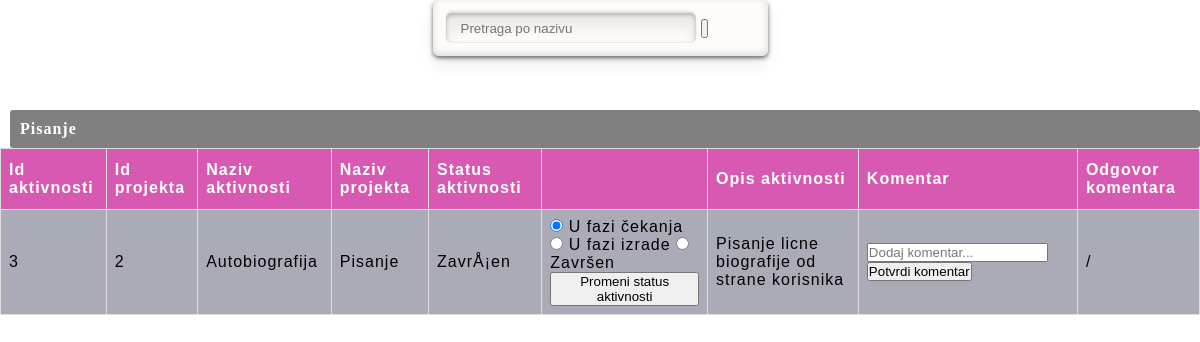
Page /zaposleni.php?pretraga=Pisanje on the committed database.
### tables this page shows
CREATE TABLE IF NOT EXISTS `projekat` (
  `idProjekta` int(5) NOT NULL AUTO_INCREMENT,
  `nazivProjekta` text NOT NULL,
  `lokacija` text NOT NULL,
  `sprema` text NOT NULL,
  `opis` text NOT NULL,
  `pogodnosti` text NOT NULL,
  `rok` text NOT NULL,
  `status` varchar(50) NOT NULL,
  PRIMARY KEY (`idProjekta`)
);

CREATE TABLE IF NOT EXISTS `delegirano` (
  `idAktivnosti` int(50) NOT NULL,
  `idKorisnika` int(50) NOT NULL,
  PRIMARY KEY (`idAktivnosti`)
);

CREATE TABLE IF NOT EXISTS `aktivnosti` (
  `idAktivnosti` int(5) NOT NULL,
  `idProjekta` int(5) NOT NULL,
  `nazivAktivnosti` text NOT NULL,
  `opisAktivnosti` text NOT NULL,
  `statusAktivnosti` text NOT NULL,
  `komentar` text NOT NULL,
  `odgovorKomentara` text NOT NULL,
  PRIMARY KEY (`idAktivnosti`)
);

### zaposleni.php (the view, shortened to what this page needs)
<!DOCTYPE html>
<html>
    <head>
        <link rel="stylesheet" href="style.css"/>
        </head>
    <body>
    <div class="search-container">
                    <form class="searchbox" action="/zaposleni.php">
                      <input type="search" placeholder="Pretraga po nazivu" name = "pretraga">
                      <button id = "dugme" type="submit" value="search">&nbsp;</button>
                    </form>
                  </div>
      <br>
      <br>
     <br>
     <table id="tabela">
    <?php
         $conn = konekcija();
         if(isset($_GET["pretraga"])){
            $pretraga=$_GET["pretraga"];
            $sql="SELECT * FROM projekat JOIN aktivnosti ON projekat.idProjekta =aktivnosti.idProjekta JOIN delegirano ON aktivnosti.idAktivnosti = delegirano.idAktivnosti WHERE delegirano.idKorisnika ='6' AND projekat.nazivProjekta = '$pretraga'";
          }
          else{
           $sql="SELECT * FROM projekat JOIN aktivnosti ON projekat.idProjekta =aktivnosti.idProjekta JOIN delegirano ON aktivnosti.idAktivnosti = delegirano.idAktivnosti WHERE delegirano.idKorisnika ='6'";
          }
          $rezultat=$conn->query($sql);
          $niz = array();
          if($rezultat->num_rows > 0){
          while($red = $rezultat->fetch_assoc()){
           if (!in_array($red["nazivProjekta"], $niz)) {
           echo '
           <div class="board-list">
             <div class="list-title">'. $red["nazivProjekta"]. '</div>';
             array_push($niz, $red["nazivProjekta"]);
             $id = $red["idProjekta"];
             $sql="SELECT * FROM `aktivnosti` JOIN delegirano ON aktivnosti.idAktivnosti = delegirano.idAktivnosti WHERE aktivnosti.idProjekta = '$id' AND delegirano.idKorisnika =  '6'";
             $rezultat2=$conn->query($sql);
             if($rezultat2->num_rows > 0){
            echo '
                     <thead>
                         <tr>
                             <th >Id aktivnosti  </th>
                             <th >Id projekta </th>
                             <th >Naziv aktivnosti  </th>
                             <th >Naziv projekta  </th>
                             <th >Status aktivnosti  </th>
                             <th >   </th>
                             <th >Opis aktivnosti  </th>
                             <th >Komentar  </th>
                             <th >Odgovor komentara  </th>
                         </tr>
                     </thead>';
                     while($red2 = $rezultat2->fetch_assoc()){
                        echo "<tr>";
                        echo '<td>'. $red["idAktivnosti"].'</td>';
                        echo '<td>'. $red["idProjekta"]. '</td>';
                        echo '<td>'. $red["nazivAktivnosti"]. '</td>';
                        echo '<td>'. $red["nazivProjekta"]. '</td>';
                        echo '<td>'. $red["statusAktivnosti"].'</td>';
                        echo '<td><form  method="post" action="/zaposleni.php">
                        <input type="radio" name="Status" value="U fazi čekanja" checked> U fazi čekanja
                        <input type="radio" name="Status" value="U fazi izrade"> U fazi izrade
                        <input type="radio" name="Status" value="Završen"> Završen
                        <button name="promeniStatus"  value="'. $red["idAktivnosti"]. '">Promeni status aktivnosti</button></form></td>';
                        echo '<td>'. $red["opisAktivnosti"].'</td>';
                        echo '<td><form method="post" action="/zaposleni.php" >
					    <input type="text" id="Komentar" name="Komentar" placeholder="Dodaj komentar...">
                        <button name="komentarisi" value="'.$red["idAktivnosti"]. '">Potvrdi komentar</button></td></form>';
                        echo '<td>'. $red["odgovorKomentara"].'</td>';
                        echo '</tr>';
                    }
                }
            }
        }
    }
            ?>
        </table>
  </body>
</html>

### style.css (style rules this page uses)
* { margin: 0; padding: 0; box-sizing: border-box; }
body { background-image: url(flower.jpg); background-repeat: no-repeat; background-size: cover; height: 100vh; font-family: "Times new roman", serif; letter-spacing: 1px; }
.board-list { background-color: grey; border-radius: 3px; display: grid; grid-auto-rows: max-content; grid-gap: 10px; height: max-content; padding: 10px; margin-left: 10px; }
.list-title { font-weight: bold; color: white; }
#tabela { font-family: Arial, Helvetica, sans-serif; border-collapse: collapse; width: 100%; }
#tabela td, #tabela th { border: 1px solid #ddd; padding: 8px; }
#tabela tr:nth-child(odd) { background-color: #aaabb6; }
#tabela th { padding-top: 12px; padding-bottom: 12px; text-align: left; background-color: #d859b2; color: white; }
.searchbox { background-color:#fffbf8; padding:13px; width:335px; margin: auto; -webkit-box-sizing:border-box; -moz-box-sizing:border-box; box-sizing:border-box; border-radius:6px; -webkit-box-shadow: 0 2px 4px 0 rgba(72, 72, 72, 0.83), 0 10px 15px 0 rgba(126, 126, 126, 0.12), 0 -2px 6px 1px rgba(199, 199, 199, 0.55) inset, 0 2px 4px 2px rgba(255, 255, 255, 0.83) inset; -moz-box-shadow: 0 2px 4px 0 rgba(72, 72, 72, 0.83), 0 10px 15px 0 rgba(126, 126, 126, 0.12), 0 -2px 6px 1px rgba(199, 199, 199, 0.55) inset, 0 2px 4px 2px rgba(255, 255, 255, 0.83) inset; box-shadow: 0 2px 4px 0 rgba(72, 72, 72, 0.83), 0 10px 15px 0 rgba(126, 126, 126, 0.12), 0 -2px 6px 1px rgba(199, 199, 199, 0.55) inset, 0 2px 4px 2px rgba(255, 255, 255, 0.83) inset; }
input[type="search"] { width:250px; height:30px; padding-left:15px; border-radius:6px; border:none; color:#939393; font-weight:500; background-color:#fffbf8; -webkit-box-shadow: 0 -2px 2px 0 rgba(199, 199, 199, 0.55), 0 1px 1px 0 #fff, 0 2px 2px 1px #fafafa, 0 2px 4px 0 #b2b2b2 inset, 0 -1px 1px 0 #f2f2f2 inset, 0 15px 15px 0 rgba(41, 41, 41, 0.09) inset; -moz-box-shadow: 0 -2px 2px 0 rgba(199, 199, 199, 0.55), 0 1px 1px 0 #fff, 0 2px 2px 1px #fafafa, 0 2px 4px 0 #b2b2b2 inset, 0 -1px 1px 0 #f2f2f2 inset, 0 15px 15px 0 rgba(41, 41, 41, 0.09) inset; box-shadow: 0 -2px 2px 0 rgba(199, 199, 199, 0.55), 0 1px 1px 0 #fff, 0 2px 2px 1px #fafafa, 0 2px 4px 0 #b2b2b2 inset, 0 -1px 1px 0 #f2f2f2 inset, 0 15px 15px 0 rgba(41, 41, 41, 0.09) inset; }

### rows in the picture
projekat: nazivProjekta "Pisanje"
aktivnosti: idProjekta "2", nazivAktivnosti "Autobiografija", idProjekta.nazivProjekta "Pisanje", statusAktivnosti "ZavrÅ¡en", opisAktivnosti "Pisanje licne biografije od strane korisnika", odgovorKomentara "/"
delegirano: idAktivnosti "3"
